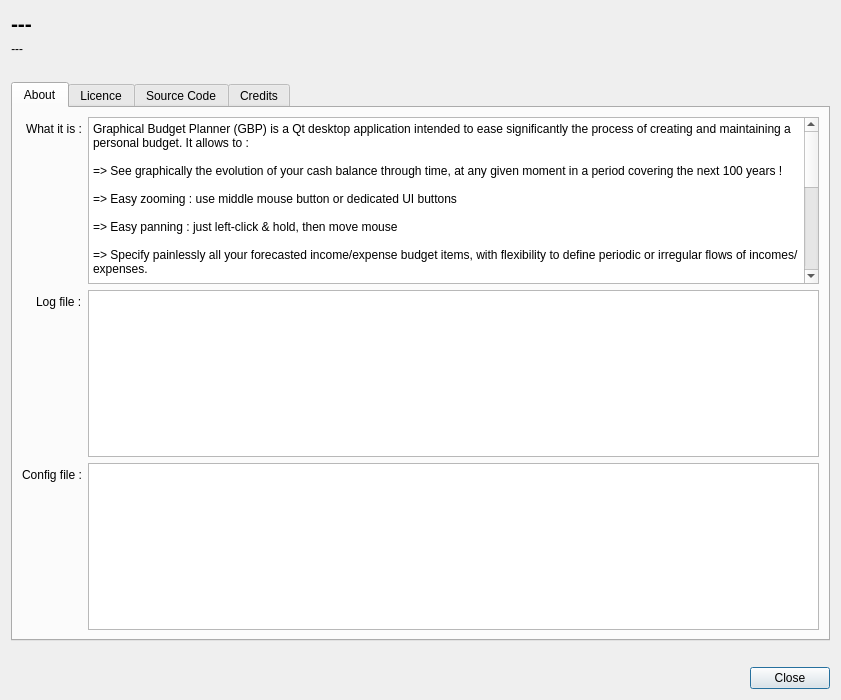
<?xml version="1.0" encoding="UTF-8"?>
<ui version="4.0">
 <class>AboutDialog</class>
 <widget class="QDialog" name="AboutDialog">
  <property name="geometry">
   <rect>
    <x>0</x>
    <y>0</y>
    <width>841</width>
    <height>700</height>
   </rect>
  </property>
  <property name="windowTitle">
   <string>About Graphical Budget Planner</string>
  </property>
  <property name="modal">
   <bool>true</bool>
  </property>
  <layout class="QVBoxLayout" name="verticalLayout_2">
   <item>
    <layout class="QVBoxLayout" name="verticalLayout">
     <item>
      <widget class="QLabel" name="appLabel">
       <property name="font">
        <font>
         <pointsize>16</pointsize>
         <bold>true</bold>
        </font>
       </property>
       <property name="text">
        <string>---</string>
       </property>
      </widget>
     </item>
     <item>
      <widget class="QLabel" name="buildOnLabel">
       <property name="font">
        <font>
         <italic>true</italic>
        </font>
       </property>
       <property name="text">
        <string>---</string>
       </property>
      </widget>
     </item>
     <item>
      <spacer name="verticalSpacer">
       <property name="orientation">
        <enum>Qt::Orientation::Vertical</enum>
       </property>
       <property name="sizeType">
        <enum>QSizePolicy::Policy::Fixed</enum>
       </property>
       <property name="sizeHint" stdset="0">
        <size>
         <width>20</width>
         <height>20</height>
        </size>
       </property>
      </spacer>
     </item>
     <item>
      <widget class="QTabWidget" name="tabWidget">
       <property name="currentIndex">
        <number>0</number>
       </property>
       <property name="movable">
        <bool>false</bool>
       </property>
       <widget class="QWidget" name="about">
        <attribute name="title">
         <string>About</string>
        </attribute>
        <layout class="QVBoxLayout" name="verticalLayout_8">
         <item>
          <layout class="QVBoxLayout" name="verticalLayout_7">
           <item>
            <layout class="QFormLayout" name="formLayout">
             <property name="labelAlignment">
              <set>Qt::AlignmentFlag::AlignRight|Qt::AlignmentFlag::AlignTrailing|Qt::AlignmentFlag::AlignVCenter</set>
             </property>
             <item row="3" column="0">
              <widget class="QLabel" name="label">
               <property name="text">
                <string>Config file :</string>
               </property>
              </widget>
             </item>
             <item row="3" column="1">
              <widget class="QPlainTextEdit" name="configFilePlainTextEdit">
               <property name="readOnly">
                <bool>true</bool>
               </property>
              </widget>
             </item>
             <item row="1" column="0">
              <widget class="QLabel" name="label_2">
               <property name="text">
                <string>Log file :</string>
               </property>
              </widget>
             </item>
             <item row="1" column="1">
              <widget class="QPlainTextEdit" name="logFilePlainTextEdit">
               <property name="readOnly">
                <bool>true</bool>
               </property>
              </widget>
             </item>
             <item row="0" column="0">
              <widget class="QLabel" name="label_3">
               <property name="text">
                <string>What it is :</string>
               </property>
              </widget>
             </item>
             <item row="0" column="1">
              <widget class="QPlainTextEdit" name="plainTextEdit">
               <property name="readOnly">
                <bool>true</bool>
               </property>
               <property name="plainText">
                <string>Graphical Budget Planner (GBP) is a Qt desktop application intended to ease significantly the process of creating and maintaining a personal budget. It allows to :

=&gt; See graphically the evolution of your cash balance through time, at any given moment in a period covering the next 100 years !

=&gt; Easy zooming : use middle mouse button or dedicated UI buttons 

=&gt; Easy panning : just left-click &amp; hold, then move mouse

=&gt; Specify painlessly all your forecasted income/expense budget items, with flexibility to define periodic or irregular flows of incomes/expenses.

=&gt; Optionaly define inflation, either as a constant value or a complex series of changing values.

=&gt; Optionaly define a custom monthly growth pattern for any income/expense specification , expressed either as a constant value or a complex series of changing values.

=&gt; Perform automatically different types of analysis on your data, like relative weight of incomes/expenses over custom period, monthly and yearly reports.

=&gt; Your data is not locked in : all scenarios are formatted as JSON file, and resulting/analysis data are exportable in CSV format.

GBP is all about CASH BALANCE FORECASTING : the key principle adopted is to take into consideration the FUTURE incomes/expenses expected. Consequently, this is not the right tool if you want to know how and when your money has been spent in the past (that is &quot;before today&quot;).

</string>
               </property>
              </widget>
             </item>
            </layout>
           </item>
          </layout>
         </item>
        </layout>
       </widget>
       <widget class="QWidget" name="license">
        <attribute name="title">
         <string>Licence</string>
        </attribute>
        <layout class="QVBoxLayout" name="verticalLayout_4">
         <item>
          <layout class="QVBoxLayout" name="verticalLayout_3">
           <item>
            <widget class="QPlainTextEdit" name="plainTextEdit_3">
             <property name="plainText">
              <string>This application (named graphical-budget-planner, a.k.a. GBP) and all its source code are licensed under the GNU Affero General Public License version 3 or later ( that is AGPL-3.0-or-later). It's Free Software. See https://www.gnu.org/licenses/#AGPL/  for the details of the licence.

graphical-budget-planner is distributed in the hope that it will be useful, but WITHOUT ANY WARRANTY; without even the implied warranty of MERCHANTABILITY or FITNESS FOR A PARTICULAR PURPOSE. 

(c) Copyright 2024, Claude Dumas &lt;claudedumas63@protonmail.com&gt;</string>
             </property>
            </widget>
           </item>
          </layout>
         </item>
        </layout>
       </widget>
       <widget class="QWidget" name="tab">
        <attribute name="title">
         <string>Source Code</string>
        </attribute>
        <layout class="QVBoxLayout" name="verticalLayout_10">
         <item>
          <layout class="QVBoxLayout" name="verticalLayout_9">
           <item>
            <widget class="QPlainTextEdit" name="plainTextEdit_4">
             <property name="plainText">
              <string>Source code of graphical-budget-planner can be found on Codeberg at this URL : 
https://codeberg.org/claude_dumas/gbp</string>
             </property>
            </widget>
           </item>
          </layout>
         </item>
        </layout>
       </widget>
       <widget class="QWidget" name="credits">
        <attribute name="title">
         <string>Credits</string>
        </attribute>
        <layout class="QVBoxLayout" name="verticalLayout_6">
         <item>
          <layout class="QVBoxLayout" name="verticalLayout_5">
           <item>
            <widget class="QPlainTextEdit" name="plainTextEdit_2">
             <property name="plainText">
              <string>Special thanks to : 

* Tobias Leupold : code to calculate difference between 2 dates
  -&gt; see https://nasauber.de/blog/2019/calculating-the-difference-between-two-qdates/

* QCustomPlot : A Qt C++ widget for plotting and data visualization
  -&gt; see https://www.qcustomplot.com/

* The Qt Team :  Superb cross-plateform GUI Framework
  -&gt; see https://www.qt.io/</string>
             </property>
            </widget>
           </item>
          </layout>
         </item>
        </layout>
       </widget>
      </widget>
     </item>
     <item>
      <spacer name="verticalSpacer_2">
       <property name="orientation">
        <enum>Qt::Orientation::Vertical</enum>
       </property>
       <property name="sizeType">
        <enum>QSizePolicy::Policy::Fixed</enum>
       </property>
       <property name="sizeHint" stdset="0">
        <size>
         <width>20</width>
         <height>20</height>
        </size>
       </property>
      </spacer>
     </item>
     <item>
      <layout class="QHBoxLayout" name="horizontalLayout">
       <item>
        <spacer name="horizontalSpacer">
         <property name="orientation">
          <enum>Qt::Orientation::Horizontal</enum>
         </property>
         <property name="sizeHint" stdset="0">
          <size>
           <width>40</width>
           <height>20</height>
          </size>
         </property>
        </spacer>
       </item>
       <item>
        <widget class="QPushButton" name="closePushButton">
         <property name="text">
          <string>Close</string>
         </property>
        </widget>
       </item>
      </layout>
     </item>
    </layout>
   </item>
  </layout>
 </widget>
 <resources/>
 <connections/>
</ui>
